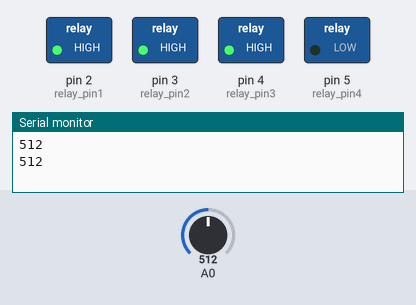
Simulated run of this sketch. Board: Arduino Uno, built with avr-gcc and run on an emulated ATmega328P. Shown: switched loads named in the sketch (green lamp = pin HIGH), the last lines printed to the serial monitor. Dashed ring = blinking. The test bench sets the inputs (shaded band); at power-on: A0 = 512.

Above: at 1.7 s.
1.8 s: A0 set to 490
At 2.7 s:
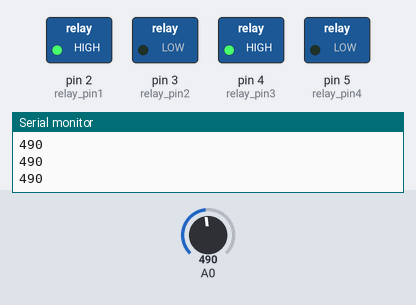
5.7 s: A0 set to 534
At 6.2 s:
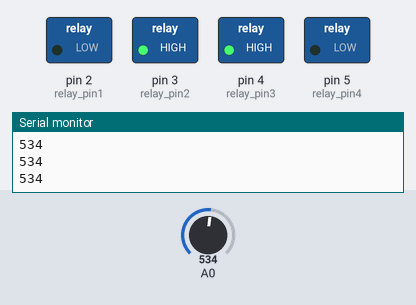
9.6 s: A0 set to 508
At 10.2 s:
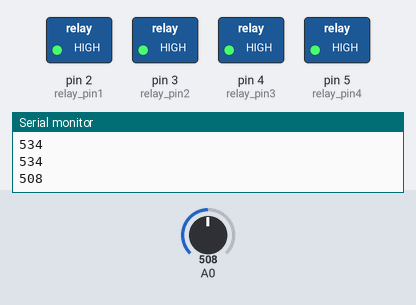
13.1 s: A0 set to 306
17.0 s: A0 set to 716
At 18.1 s:
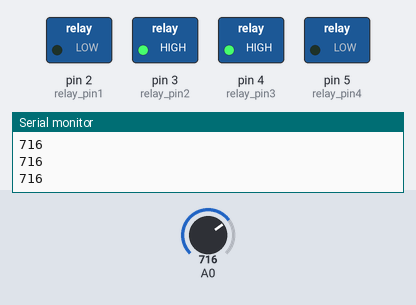
20.9 s: A0 set to 514
At 21.01 s:
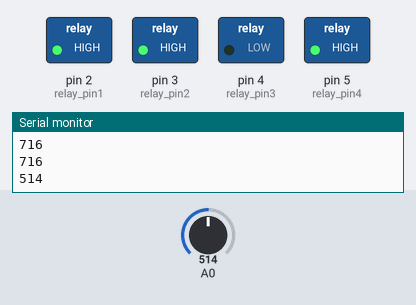
Timing chart, 0 to 25.4 s (numbered marks = the images above; inputs shaded):
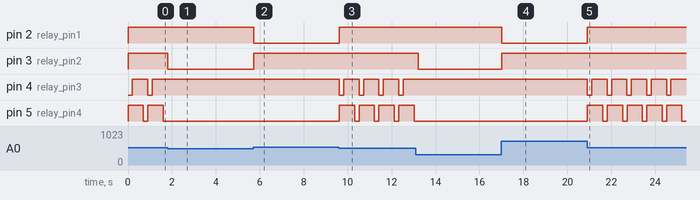

The sketch:

negotiation.ino
```cpp
int relay_pin1 = 2;
int relay_pin2 = 3;
int relay_pin3 = 4;
int relay_pin4 = 5;
void setup()
{Serial.begin(9600);
  pinMode(relay_pin1,OUTPUT);
  pinMode(relay_pin2,OUTPUT);
  pinMode(relay_pin3,OUTPUT);
  pinMode(relay_pin4,OUTPUT);
 digitalWrite(relay_pin1,HIGH);
 digitalWrite(relay_pin2,HIGH);
 digitalWrite(relay_pin3,HIGH);
 digitalWrite(relay_pin4,HIGH);
}
void back()
{

  digitalWrite(relay_pin3,HIGH);
  digitalWrite(relay_pin4,LOW);
}
void fwd()
{
  digitalWrite(relay_pin3,LOW);
  digitalWrite(relay_pin4,HIGH);
}
void Stop()
{
  digitalWrite(relay_pin1,HIGH);
 digitalWrite(relay_pin2,HIGH);
 digitalWrite(relay_pin3,HIGH);
 digitalWrite(relay_pin4,HIGH);
}
void right()
{
   digitalWrite(relay_pin1,LOW);
    digitalWrite(relay_pin2,HIGH);
}
void left()
{
   digitalWrite(relay_pin1,HIGH);
    digitalWrite(relay_pin2,LOW);
}
void left_forward_correction()
{
   digitalWrite(relay_pin1,LOW);
    digitalWrite(relay_pin2,HIGH);
    delay(25);
    digitalWrite(relay_pin1,HIGH);
    digitalWrite(relay_pin2,HIGH);
}
void right_forward_correction()
{
   digitalWrite(relay_pin1,HIGH);
    digitalWrite(relay_pin2,LOW);
    delay(25);
    digitalWrite(relay_pin2,HIGH);
    digitalWrite(relay_pin1,HIGH);
}
void loop()
{

  int a= analogRead(A0);
  Serial.println(a);
  if (a>500 && a<524)
  {
   fwd();
   delay(200);
   Stop();
   delay(500);
   back();
   delay(200);
  }
  else if (a < 500){right_forward_correction();}
  else if (a > 500){left_forward_correction();}
 }
```

Measured:
- the behaviour switches between 524 and 523 on A0 (found by bisection; images 2 and 3)
- after the input at 1.8 s, pin 3 (relay_pin2): HIGH → LOW at once; pin 4 (relay_pin3): stops changing and stays HIGH; pin 5 (relay_pin4): stops changing and stays LOW
- after the input at 5.7 s, pin 2 (relay_pin1): HIGH → LOW at once; pin 3 (relay_pin2): LOW → HIGH at once
- after the input at 9.6 s, pin 2 (relay_pin1): LOW → HIGH at once; pin 4 (relay_pin3), pin 5 (relay_pin4): alternates HIGH for 0.70 s and LOW for 0.20 s, starting at once
- after the input at 13.1 s, pin 3 (relay_pin2): HIGH → LOW after 0.12 s; pin 4 (relay_pin3): stops changing and stays HIGH; pin 5 (relay_pin4): stops changing and stays LOW
- after the input at 17.0 s, pin 2 (relay_pin1): HIGH → LOW at once; pin 3 (relay_pin2): LOW → HIGH at once
- after the input at 20.9 s, pin 2 (relay_pin1): LOW → HIGH at once; pin 4 (relay_pin3), pin 5 (relay_pin4): alternates HIGH for 0.70 s and LOW for 0.20 s, starting at once
